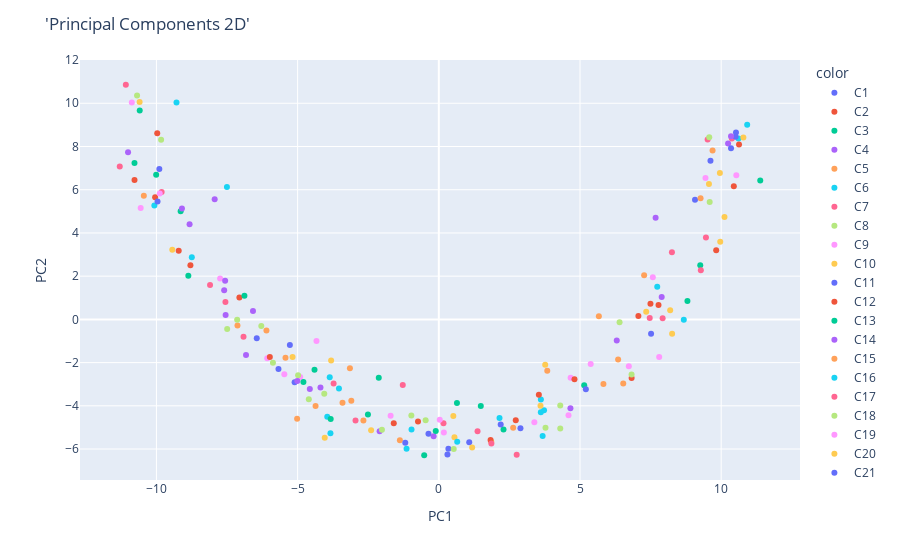

The notebook cell saved with this chart:
### Code cell
visualizedata(centered_dataset, df)
